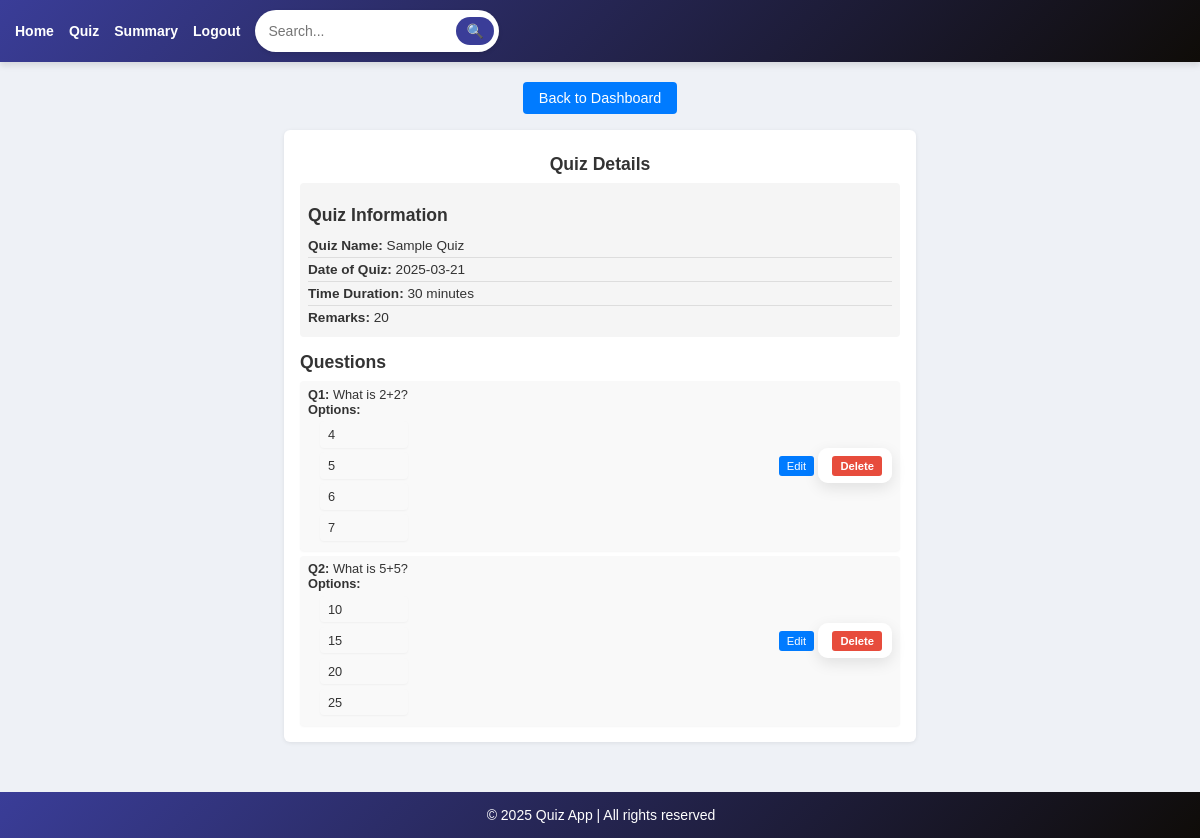
The page /quiz/1 on the database as committed earlier.
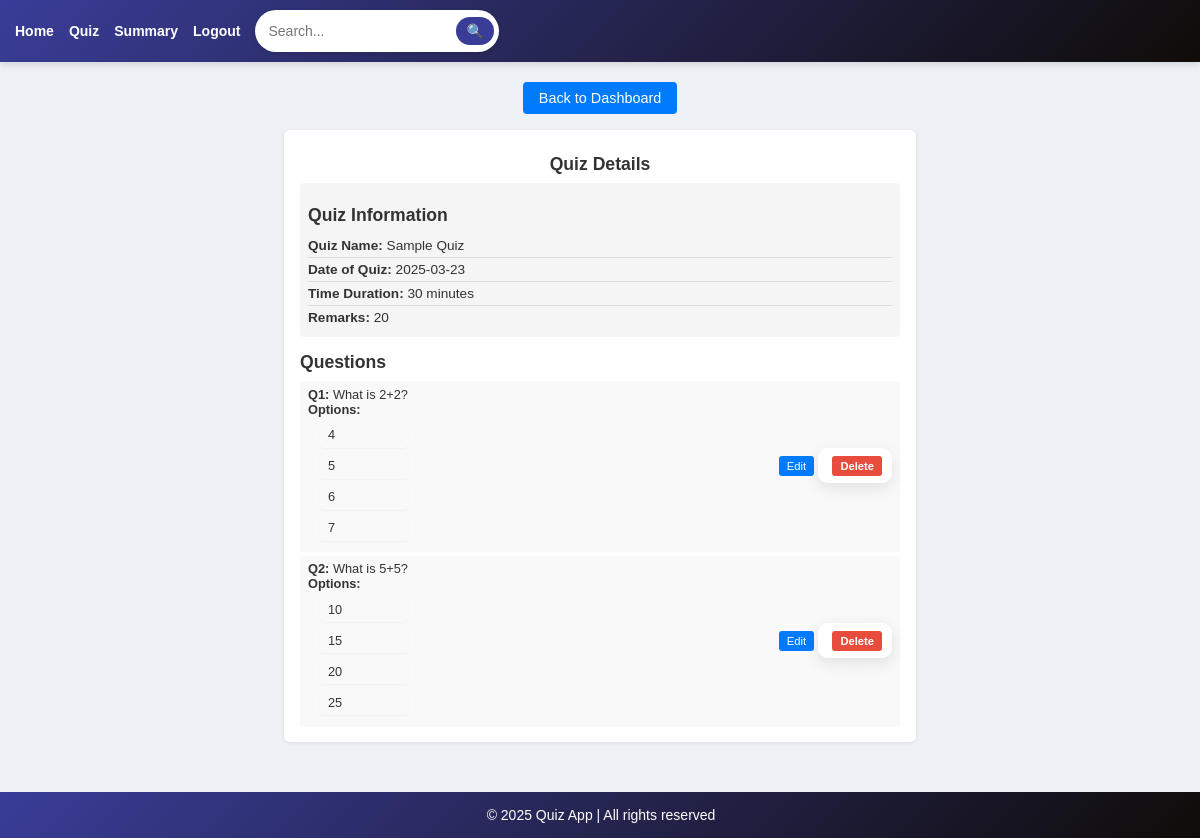
The same page on the database as committed later.
### models.py (models this page shows, shortened)
class Quiz(db.Model):
    __tablename__ = 'quiz'
    id = db.Column(db.Integer, primary_key=True)
    chapter_id = db.Column(db.Integer, db.ForeignKey('chapters.id'), nullable=False)
    name = db.Column(db.String(225), unique=True, nullable=False)
    date_of_quiz = db.Column(db.Date, nullable=True)
    time_duration = db.Column(db.Integer, nullable=True)
    remarks = db.Column(db.String(255), nullable=True)
    chapter = db.relationship('Chapter', back_populates='quizzes')
    scores = db.relationship('Score', backref='quiz', lazy=True)

### app.py (the view)
@app.route('/quiz/<int:quiz_id>', methods=['GET'])
def view_quiz(quiz_id):
    quiz = Quiz.query.filter_by(id=quiz_id).first()
    if not quiz:
        return "Quiz not found", 404
    questions = Question.query.filter_by(chapter_id=quiz.chapter_id).all()
    return render_template('view_quiz.html', quiz=quiz, questions=questions)

### templates/view_quiz.html (shortened to what this page needs)
{% extends 'base.html' %}
{% block content %}
<div class="text-center">
    <a href="{{ url_for('admin_dashboard') }}" class="btn btn-primary">Back to Dashboard</a>
</div>
<div class="container">
    <h1 class="text-center">Quiz Details</h1>
    <div class="quiz-details">
        <h2>Quiz Information</h2>
        <ul>
            <li><strong>Quiz Name:</strong> {{ quiz.name }}</li>
            <li><strong>Date of Quiz:</strong> {{ quiz.date_of_quiz }}</li>
            <li><strong>Time Duration:</strong> {{ quiz.time_duration }} minutes</li>
            <li><strong>Remarks:</strong> {{ quiz.remarks }}</li>
        </ul>
    </div>
    <h2>Questions</h2>
    <div class="questions-list">
        <ul>
            {% for question in questions %}
                <li>
                    <div>
                        <strong>Q{{ loop.index }}:</strong> {{ question.question_statement }}<br>
                        <strong>Options:</strong>
                        <ul>
                            <li>{{ question.option1 }}</li>
                            <li>{{ question.option2 }}</li>
                            <li>{{ question.option3 }}</li>
                            <li>{{ question.option4 }}</li>
                        </ul>
                    </div>
                    <div>
                        <a href="{{ url_for('edit_question', question_id=question.id) }}" class="btn-sm btn-warning">Edit</a>
                        <form method="POST" action="{{ url_for('delete_question', question_id=question.id) }}" style="display: inline;">
                            <button type="submit" class="btn-sm btn-danger" onclick="return confirm('Delete this question?');">Delete</button>
                        </form>
                    </div>
                </li>
            {% endfor %}
        </ul>
    </div>
</div>
{% endblock %}

Rows that differ between the two databases and show on the page:
changed Quiz "Sample Quiz": date_of_quiz "2025-03-21" → "2025-03-23"
